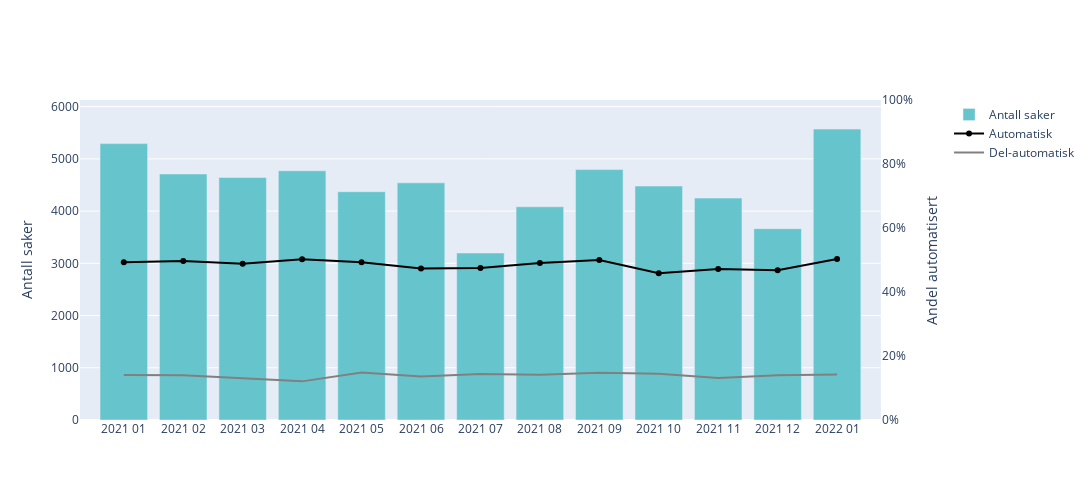
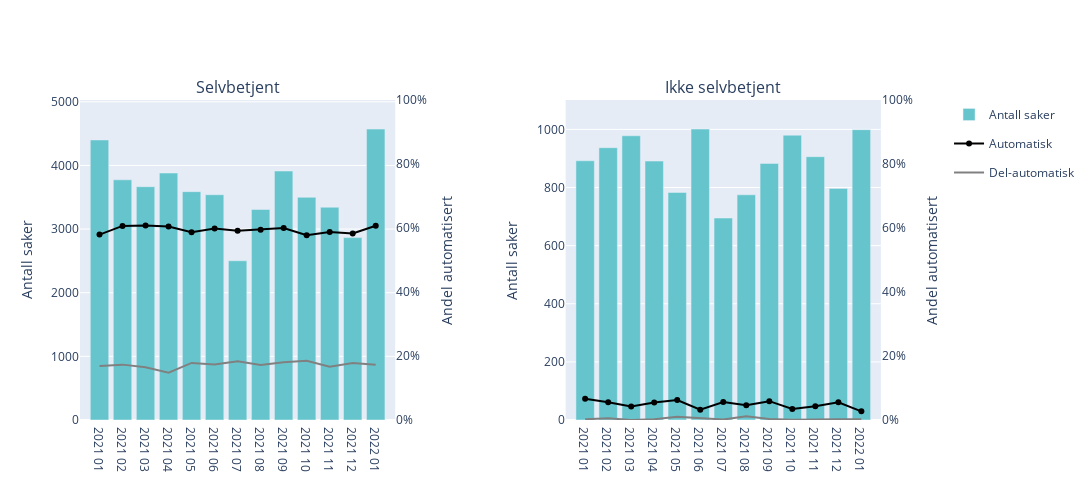
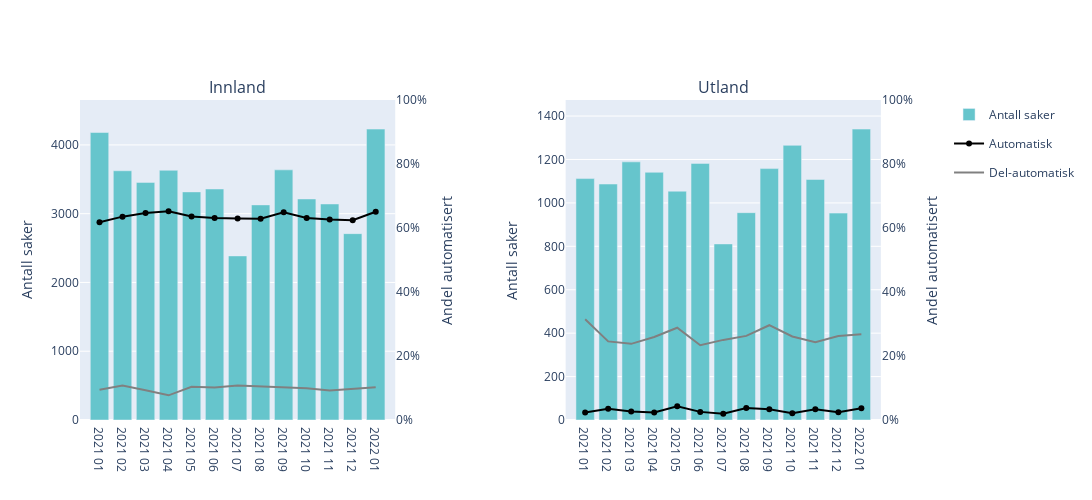
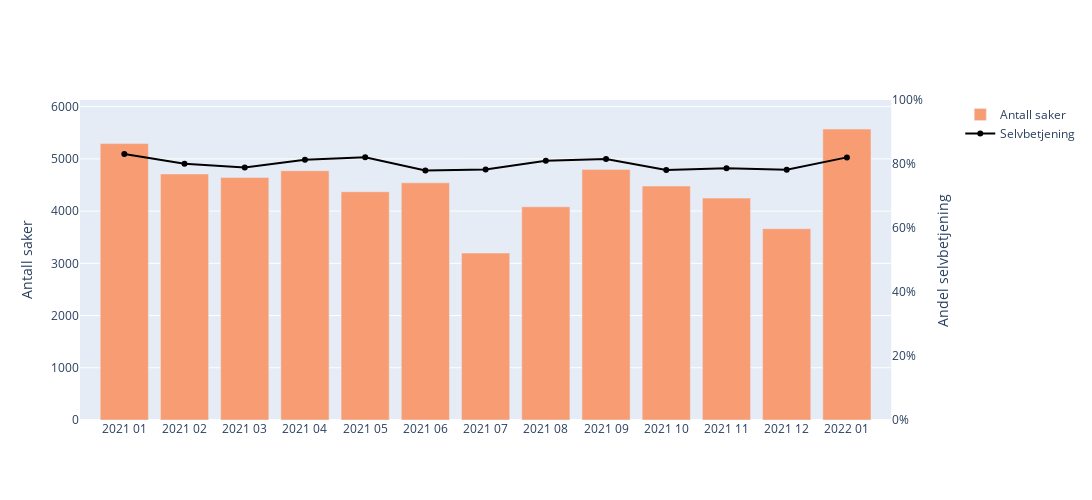

The cell these charts' notebook holds for them, in order:
### Code cell
for key, value in figs.items():
    print(key)
    value.show()

### Figure 1 — Plotly figure (JSON) as saved in the notebook; plotly's stock layout.template omitted (floating-point values rounded to 4 significant figures)
{"data": [{"marker": {"color": "rgb(102, 197, 204)"}, "name": "Antall saker", "type": "bar", "x": ["2021 01", "2021 02", "2021 03", "2021 04", "2021 05", "2021 06", "2021 07", "2021 08", "2021 09", "2021 10", "2021 11", "2021 12", "2022 01"], "xaxis": "x", "y": [5292, 4711, 4644, 4772, 4371, 4541, 3197, 4083, 4795, 4479, 4249, 3663, 5570], "yaxis": "y"}, {"line": {"color": "black", "dash": "solid"}, "mode": "lines+markers", "name": "Automatisk", "type": "scatter", "x": ["2021 01", "2021 02", "2021 03", "2021 04", "2021 05", "2021 06", "2021 07", "2021 08", "2021 09", "2021 10", "2021 11", "2021 12", "2022 01"], "xaxis": "x", "y": [0.4928, 0.4969, 0.4884, 0.5021, 0.4928, 0.4735, 0.4748, 0.4906, 0.5003, 0.4588, 0.4716, 0.4682, 0.5031], "yaxis": "y2"}, {"line": {"color": "grey", "dash": "solid"}, "mode": "lines", "name": "Del-automatisk", "type": "scatter", "x": ["2021 01", "2021 02", "2021 03", "2021 04", "2021 05", "2021 06", "2021 07", "2021 08", "2021 09", "2021 10", "2021 11", "2021 12", "2022 01"], "xaxis": "x", "y": [0.141, 0.1397, 0.1303, 0.1207, 0.1482, 0.1361, 0.1439, 0.1413, 0.1479, 0.1447, 0.1316, 0.1398, 0.142], "yaxis": "y2"}], "layout": {"autosize": false, "height": 500, "width": 1300, "xaxis": {"anchor": "y", "autorange": true, "domain": [0, 0.94], "range": [-0.7235, 12.72], "type": "category"}, "yaxis": {"anchor": "x", "domain": [0, 1], "range": [0, 6127.0], "title": {"text": "Antall saker"}, "type": "linear"}, "yaxis2": {"anchor": "x", "overlaying": "y", "range": [0, 1], "showgrid": false, "side": "right", "tickformat": ".0%", "title": {"text": "Andel automatisert"}, "type": "linear"}}}

### Figure 2 — Plotly figure (JSON) as saved in the notebook; plotly's stock layout.template omitted (floating-point values rounded to 4 significant figures)
{"data": [{"legendgroup": "Antall saker", "marker": {"color": "rgb(102, 197, 204)"}, "name": "Antall saker", "showlegend": true, "type": "bar", "x": ["2021 01", "2021 02", "2021 03", "2021 04", "2021 05", "2021 06", "2021 07", "2021 08", "2021 09", "2021 10", "2021 11", "2021 12", "2022 01"], "xaxis": "x", "y": [4400, 3774, 3666, 3881, 3588, 3540, 2502, 3308, 3912, 3499, 3343, 2866, 4571], "yaxis": "y"}, {"legendgroup": "Automatisk", "line": {"color": "black", "dash": "solid"}, "mode": "lines+markers", "name": "Automatisk", "showlegend": true, "type": "scatter", "x": ["2021 01", "2021 02", "2021 03", "2021 04", "2021 05", "2021 06", "2021 07", "2021 08", "2021 09", "2021 10", "2021 11", "2021 12", "2022 01"], "xaxis": "x", "y": [0.5793, 0.6065, 0.6075, 0.6047, 0.5867, 0.5983, 0.5911, 0.5946, 0.5999, 0.5776, 0.5878, 0.583, 0.6071], "yaxis": "y2"}, {"legendgroup": "Del-automatisk", "line": {"color": "grey", "dash": "solid"}, "mode": "lines", "name": "Del-automatisk", "showlegend": true, "type": "scatter", "x": ["2021 01", "2021 02", "2021 03", "2021 04", "2021 05", "2021 06", "2021 07", "2021 08", "2021 09", "2021 10", "2021 11", "2021 12", "2022 01"], "xaxis": "x", "y": [0.1691, 0.173, 0.165, 0.1479, 0.1784, 0.1732, 0.1835, 0.1717, 0.1805, 0.1849, 0.1666, 0.1779, 0.1726], "yaxis": "y2"}, {"legendgroup": "Antall saker", "marker": {"color": "rgb(102, 197, 204)"}, "name": "Antall saker", "showlegend": false, "type": "bar", "x": ["2021 01", "2021 02", "2021 03", "2021 04", "2021 05", "2021 06", "2021 07", "2021 08", "2021 09", "2021 10", "2021 11", "2021 12", "2022 01"], "xaxis": "x2", "y": [892, 937, 978, 891, 783, 1001, 695, 775, 883, 980, 906, 797, 999], "yaxis": "y3"}, {"legendgroup": "Automatisk", "line": {"color": "black", "dash": "solid"}, "mode": "lines+markers", "name": "Automatisk", "showlegend": false, "type": "scatter", "x": ["2021 01", "2021 02", "2021 03", "2021 04", "2021 05", "2021 06", "2021 07", "2021 08", "2021 09", "2021 10", "2021 11", "2021 12", "2022 01"], "xaxis": "x2", "y": [0.06614, 0.0555, 0.04192, 0.05499, 0.06258, 0.03197, 0.05612, 0.04645, 0.05889, 0.03469, 0.04305, 0.05521, 0.02703], "yaxis": "y4"}, {"legendgroup": "Del-automatisk", "line": {"color": "grey", "dash": "solid"}, "mode": "lines", "name": "Del-automatisk", "showlegend": false, "type": "scatter", "x": ["2021 01", "2021 02", "2021 03", "2021 04", "2021 05", "2021 06", "2021 07", "2021 08", "2021 09", "2021 10", "2021 11", "2021 12", "2022 01"], "xaxis": "x2", "y": [0.002242, 0.005336, 0, 0.002245, 0.01022, 0.004995, 0.001439, 0.01161, 0.003398, 0.00102, 0.002208, 0.002509, 0.002002], "yaxis": "y4"}], "layout": {"annotations": [{"font": {"size": 16}, "showarrow": false, "text": "Selvbetjent", "x": 0.185, "xanchor": "center", "xref": "paper", "y": 1, "yanchor": "bottom", "yref": "paper"}, {"font": {"size": 16}, "showarrow": false, "text": "Ikke selvbetjent", "x": 0.755, "xanchor": "center", "xref": "paper", "y": 1, "yanchor": "bottom", "yref": "paper"}], "autosize": false, "height": 500, "width": 1300, "xaxis": {"anchor": "y", "autorange": true, "domain": [0, 0.37], "range": [-0.8129, 12.81], "type": "category"}, "xaxis2": {"anchor": "y3", "autorange": true, "domain": [0.57, 0.94], "range": [-0.8129, 12.81], "type": "category"}, "yaxis": {"anchor": "x", "domain": [0, 1], "range": [0, 5028.0], "title": {"text": "Antall saker"}, "type": "linear"}, "yaxis2": {"anchor": "x", "overlaying": "y", "range": [0, 1], "showgrid": false, "side": "right", "tickformat": ".0%", "title": {"text": "Andel automatisert"}, "type": "linear"}, "yaxis3": {"anchor": "x2", "domain": [0, 1], "range": [0, 1101.0], "title": {"text": "Antall saker"}, "type": "linear"}, "yaxis4": {"anchor": "x2", "overlaying": "y3", "range": [0, 1], "showgrid": false, "side": "right", "tickformat": ".0%", "title": {"text": "Andel automatisert"}, "type": "linear"}}}

### Figure 3 — Plotly figure (JSON) as saved in the notebook; plotly's stock layout.template omitted (floating-point values rounded to 4 significant figures)
{"data": [{"legendgroup": "Antall saker", "marker": {"color": "rgb(102, 197, 204)"}, "name": "Antall saker", "showlegend": true, "type": "bar", "x": ["2021 01", "2021 02", "2021 03", "2021 04", "2021 05", "2021 06", "2021 07", "2021 08", "2021 09", "2021 10", "2021 11", "2021 12", "2022 01"], "xaxis": "x", "y": [4180, 3624, 3455, 3631, 3317, 3359, 2386, 3128, 3637, 3214, 3141, 2710, 4230], "yaxis": "y"}, {"legendgroup": "Automatisk", "line": {"color": "black", "dash": "solid"}, "mode": "lines+markers", "name": "Automatisk", "showlegend": true, "type": "scatter", "x": ["2021 01", "2021 02", "2021 03", "2021 04", "2021 05", "2021 06", "2021 07", "2021 08", "2021 09", "2021 10", "2021 11", "2021 12", "2022 01"], "xaxis": "x", "y": [0.6177, 0.6355, 0.6472, 0.6524, 0.6358, 0.6311, 0.6295, 0.6288, 0.6489, 0.631, 0.6262, 0.6244, 0.6508], "yaxis": "y2"}, {"legendgroup": "Del-automatisk", "line": {"color": "grey", "dash": "solid"}, "mode": "lines", "name": "Del-automatisk", "showlegend": true, "type": "scatter", "x": ["2021 01", "2021 02", "2021 03", "2021 04", "2021 05", "2021 06", "2021 07", "2021 08", "2021 09", "2021 10", "2021 11", "2021 12", "2022 01"], "xaxis": "x", "y": [0.09474, 0.1079, 0.0932, 0.07711, 0.1037, 0.1018, 0.1077, 0.1042, 0.1006, 0.09894, 0.09233, 0.09668, 0.1021], "yaxis": "y2"}, {"legendgroup": "Antall saker", "marker": {"color": "rgb(102, 197, 204)"}, "name": "Antall saker", "showlegend": false, "type": "bar", "x": ["2021 01", "2021 02", "2021 03", "2021 04", "2021 05", "2021 06", "2021 07", "2021 08", "2021 09", "2021 10", "2021 11", "2021 12", "2022 01"], "xaxis": "x2", "y": [1112, 1087, 1189, 1141, 1054, 1182, 811, 955, 1158, 1265, 1108, 953, 1340], "yaxis": "y3"}, {"legendgroup": "Automatisk", "line": {"color": "black", "dash": "solid"}, "mode": "lines+markers", "name": "Automatisk", "showlegend": false, "type": "scatter", "x": ["2021 01", "2021 02", "2021 03", "2021 04", "2021 05", "2021 06", "2021 07", "2021 08", "2021 09", "2021 10", "2021 11", "2021 12", "2022 01"], "xaxis": "x2", "y": [0.02338, 0.03496, 0.02691, 0.02366, 0.04269, 0.02538, 0.01973, 0.0377, 0.03368, 0.02134, 0.03339, 0.02413, 0.03657], "yaxis": "y4"}, {"legendgroup": "Del-automatisk", "line": {"color": "grey", "dash": "solid"}, "mode": "lines", "name": "Del-automatisk", "showlegend": false, "type": "scatter", "x": ["2021 01", "2021 02", "2021 03", "2021 04", "2021 05", "2021 06", "2021 07", "2021 08", "2021 09", "2021 10", "2021 11", "2021 12", "2022 01"], "xaxis": "x2", "y": [0.3147, 0.2456, 0.238, 0.2594, 0.2884, 0.2335, 0.2503, 0.2628, 0.2962, 0.2609, 0.2428, 0.2623, 0.2679], "yaxis": "y4"}], "layout": {"annotations": [{"font": {"size": 16}, "showarrow": false, "text": "Innland", "x": 0.185, "xanchor": "center", "xref": "paper", "y": 1, "yanchor": "bottom", "yref": "paper"}, {"font": {"size": 16}, "showarrow": false, "text": "Utland", "x": 0.755, "xanchor": "center", "xref": "paper", "y": 1, "yanchor": "bottom", "yref": "paper"}], "autosize": false, "height": 500, "width": 1300, "xaxis": {"anchor": "y", "autorange": true, "domain": [0, 0.37], "range": [-0.8129, 12.81], "type": "category"}, "xaxis2": {"anchor": "y3", "autorange": true, "domain": [0.57, 0.94], "range": [-0.8129, 12.81], "type": "category"}, "yaxis": {"anchor": "x", "domain": [0, 1], "range": [0, 4653], "title": {"text": "Antall saker"}, "type": "linear"}, "yaxis2": {"anchor": "x", "overlaying": "y", "range": [0, 1], "showgrid": false, "side": "right", "tickformat": ".0%", "title": {"text": "Andel automatisert"}, "type": "linear"}, "yaxis3": {"anchor": "x2", "domain": [0, 1], "range": [0, 1474.0], "title": {"text": "Antall saker"}, "type": "linear"}, "yaxis4": {"anchor": "x2", "overlaying": "y3", "range": [0, 1], "showgrid": false, "side": "right", "tickformat": ".0%", "title": {"text": "Andel automatisert"}, "type": "linear"}}}

### Figure 4 — Plotly figure (JSON) as saved in the notebook; plotly's stock layout.template omitted (floating-point values rounded to 4 significant figures)
{"data": [{"marker": {"color": "rgb(248, 156, 116)"}, "name": "Antall saker", "type": "bar", "x": ["2021 01", "2021 02", "2021 03", "2021 04", "2021 05", "2021 06", "2021 07", "2021 08", "2021 09", "2021 10", "2021 11", "2021 12", "2022 01"], "xaxis": "x", "y": [5292, 4711, 4644, 4772, 4371, 4541, 3197, 4083, 4795, 4479, 4249, 3663, 5570], "yaxis": "y"}, {"line": {"color": "black", "dash": "solid"}, "mode": "lines+markers", "name": "Selvbetjening", "type": "scatter", "x": ["2021 01", "2021 02", "2021 03", "2021 04", "2021 05", "2021 06", "2021 07", "2021 08", "2021 09", "2021 10", "2021 11", "2021 12", "2022 01"], "xaxis": "x", "y": [0.8314, 0.8011, 0.7894, 0.8133, 0.8209, 0.7796, 0.7826, 0.8102, 0.8158, 0.7812, 0.7868, 0.7824, 0.8206], "yaxis": "y2"}], "layout": {"autosize": false, "height": 500, "width": 1300, "xaxis": {"anchor": "y", "autorange": true, "domain": [0, 0.94], "range": [-0.7229, 12.72], "type": "category"}, "yaxis": {"anchor": "x", "domain": [0, 1], "range": [0, 6127.0], "title": {"text": "Antall saker"}, "type": "linear"}, "yaxis2": {"anchor": "x", "overlaying": "y", "range": [0, 1], "showgrid": false, "side": "right", "tickformat": ".0%", "title": {"text": "Andel selvbetjening"}, "type": "linear"}}}
